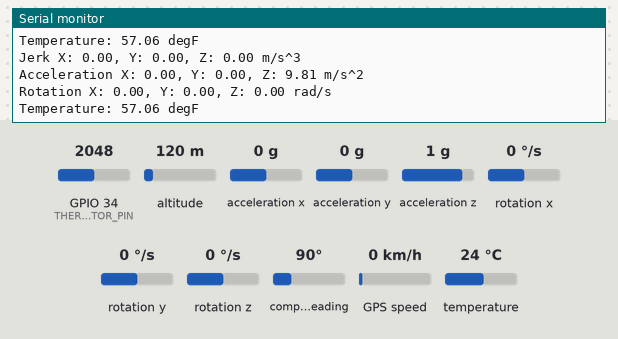
This program was run on a simulated ESP32. Shown: the last lines printed to the serial monitor. Inputs (shaded band) come from the test bench; at power-on: GPIO 34 (THERMISTOR_PIN) = 2048, altitude 120 m, acceleration x 0 g, acceleration y 0 g, acceleration z 1 g, rotation x 0 °/s, rotation y 0 °/s, rotation z 0 °/s, compass heading 90°, GPS speed 0 km/h, temperature 24 °C (analog values on the 0–4095 scale). The GPS gets a fix after 3 s at 37.7749, -122.4194 with 8 satellites; nothing arrives over Bluetooth unless stated; a phone connects over Bluetooth LE 3 s after start.

Above: at 4.4 s.
4.5 s: GPIO 34 (THERMISTOR_PIN) set to 587
At 4.58 s:
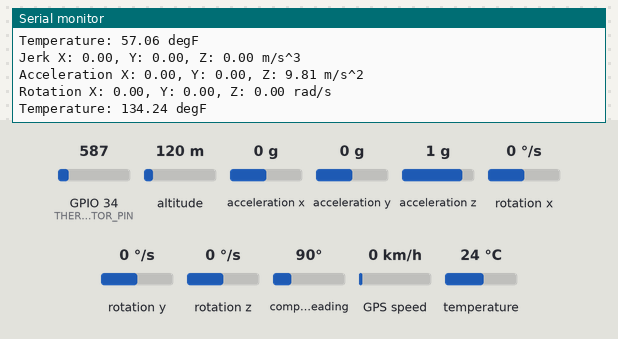
6.0 s: GPIO 34 (THERMISTOR_PIN) set to 482
At 6.14 s:
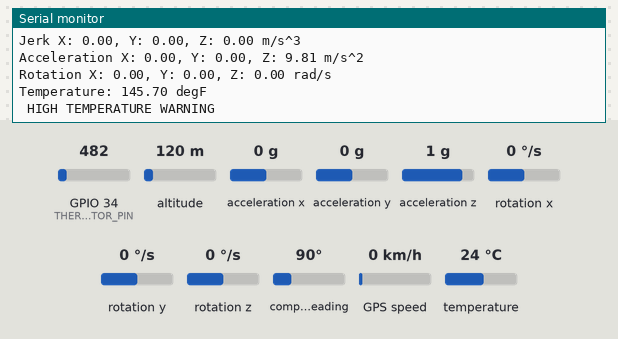
Timing chart, 0 to 9.0 s (numbered marks = the images above; inputs shaded):
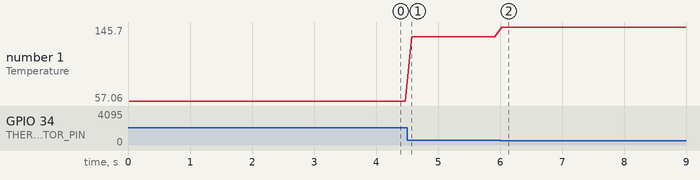

Measured:
- the behaviour switches between 532 and 531 on GPIO 34 (THERMISTOR_PIN) (found by bisection; images 1 and 2)
- after the input at 4.5 s, the serial monitor: prints a new line after 0.08 s (image 1)
- after the input at 6.0 s, the serial monitor: prints a new line at once (image 2)
- plotted number 1: 57.06 → 134.24 after the input at 4.5 s, 134.24 → 145.7 after the input at 6.0 s

The program:

main.cpp
```cpp
/* Required for Accelerometer Code*/
#include <Arduino.h>
#include <Wire.h>
#include <Adafruit_MPU6050.h>
#include <Adafruit_Sensor.h>
/* Required for BLE App Integration */
#include <BLEDevice.h>
#include <BLEServer.h>
#include <BLEUtils.h>
#include <BLE2902.h>
/* Required for GPS Integration */
#include <TinyGPSPlus.h>

// Function Prototyping
float readThermistorTempF();

/* ----- Sensor / Alert Config ----- */
#define LOOP_DELAY_MS 100
#define ALERT_FREQ_HZ 2000
#define ALERT_DURATION_MS 200

const float TICK_RATE = LOOP_DELAY_MS / 1000.0f; // Seconds per loop
const float IMPACT_THRESHOLD = 75.0f; // m/s^3
const float HIGH_TEMP_F = 140.0f;

/* ----- BLE Config ----- */
#define SERVICE_UUID "12345678-1234-5678-1234-56789abcdef0"
#define SENSOR_CHAR_UUID "12345678-1234-5678-1234-56789abcdef1"
#define IMPACT_CHAR_UUID "12345678-1234-5678-1234-56789abcdef2"

/* ----- GPS Config ----- */
#define GPS_CHAR_UUID "12345678-1234-5678-1234-56789abcdef3"
#define GPS_RX_PIN 16 // ESP32 GPIO that recieves GPS TX
#define GPS_TX_PIN 17 // ESP32 GPIO that transmits to GPS RX

BLECharacteristic* gpsChar = nullptr;
TinyGPSPlus gps;

/* ----- Thermistor ----- */
#define THERMISTOR_PIN 34
const float R_FIXED = 10000.0f;
const float R_NOMINAL = 6000.0f;
const float B_COEFFICIENT = 3950.0f;


/* ----- Globals ------ */
Adafruit_MPU6050 mpu;

bool firstReading = true;
float prevX = 0.0f, prevY = 0.0f, prevZ = 0.0f;

BLECharacteristic* sensorChar = nullptr;
BLECharacteristic* impactChar = nullptr;
bool deviceConnected = false;

class ServerCallbacks : public BLEServerCallbacks {
  void onConnect(BLEServer* server) override {
    deviceConnected = true;
    Serial.println("BLE: Client Connected");
  }
  void onDisconnect(BLEServer* server) override {
    deviceConnected = false;
    Serial.println("BLE: Client Disconnected, Re-Advertising");
    server->getAdvertising()->start();
  }
};

void setup() {
  // put your setup code here, to run once:
  Serial.begin(115200);
  while (!Serial) {
    delay(10);
  }
  Serial.println("Booting SafetyVestinator...");

  // I2C + MPU6050
  Wire.begin();
  if (!mpu.begin()) {
    Serial.println("MPU6050 not found. Check Wiring.");
    while (true) {
      delay(1000);
    }
  }
  mpu.setAccelerometerRange(MPU6050_RANGE_8_G); // Set at 8G to allow proper resolution
  mpu.setGyroRange(MPU6050_RANGE_500_DEG); // Set at 500 deg/s to allow proper rotation tracking
  mpu.setFilterBandwidth(MPU6050_BAND_21_HZ);
  Serial.println("MPU6050 Ready!");

  // BLE
  BLEDevice::init("SafetyVestinator");
  BLEServer* server = BLEDevice::createServer();
  server->setCallbacks(new ServerCallbacks());

  BLEService* service = server->createService(SERVICE_UUID);

  sensorChar = service->createCharacteristic(
    SENSOR_CHAR_UUID,
    BLECharacteristic::PROPERTY_NOTIFY);
  sensorChar->addDescriptor(new BLE2902());

  impactChar = service->createCharacteristic(
    IMPACT_CHAR_UUID,
    BLECharacteristic::PROPERTY_NOTIFY);
  impactChar->addDescriptor(new BLE2902());

  gpsChar = service->createCharacteristic(
    GPS_CHAR_UUID,
    BLECharacteristic::PROPERTY_NOTIFY);
  gpsChar->addDescriptor(new BLE2902());

  service->start();

  BLEAdvertising* advertising = server->getAdvertising();
  advertising->addServiceUUID(SERVICE_UUID);
  advertising->setScanResponse(true);
  advertising->start();
  Serial.println("BLE Advertising Started!");

  // GPS
  Serial2.begin(9600, SERIAL_8N1, GPS_RX_PIN, GPS_TX_PIN);
  Serial.println("GPS UART started");

  // Thermistor
  analogReadResolution(12);  // 12-bit ADC (0-4095)
  analogSetAttenuation(ADC_11db);  // allows reading up to ~3.3V
}

void loop() {
  sensors_event_t a, g, temp;

  // Drain any pending GPS bytes
  while (Serial2.available() > 0) {
    gps.encode(Serial2.read());
  }

  // If we have a fresh fix, push it over BLE
  if (deviceConnected && gps.location.isUpdated() && gps.location.isValid()) {
    double lat = gps.location.lat();
    double lng = gps.location.lng();

    float payload[2] = { (float)lat, (float)lng };

    gpsChar->setValue((uint8_t*)payload, sizeof(payload));
    gpsChar->notify();

    Serial.print("GPS: ");
    Serial.print(lat, 6);
    Serial.print(", ");
    Serial.println(lng, 6);
  }

  mpu.getEvent(&a, &g, &temp);

  float ax = a.acceleration.x;
  float ay = a.acceleration.y;
  float az = a.acceleration.z;

  bool impactDetected = false;
  if (!firstReading) {
    float jerkX = fabsf(ax - prevX) / TICK_RATE;
    float jerkY = fabsf(ay - prevY) / TICK_RATE;
    float jerkZ = fabsf(az - prevZ) / TICK_RATE;

    Serial.print("Jerk X: " + String(jerkX));
    Serial.print(", Y: " + String(jerkY));
    Serial.print(", Z: " + String(jerkZ));
    Serial.println(" m/s^3");

    if (jerkX > IMPACT_THRESHOLD ||
        jerkY > IMPACT_THRESHOLD ||
        jerkZ > IMPACT_THRESHOLD) {
          Serial.println(" IMPACT DETECTED ");
    }
  }

  prevX = ax;
  prevY = ay;
  prevZ = az;
  firstReading = false;

  Serial.print("Acceleration X: " + String(ax));
  Serial.print(", Y: " + String(ay));
  Serial.print(", Z: " + String (az));
  Serial.println(" m/s^2");

  Serial.print("Rotation X: " + String(g.gyro.x));
  Serial.print(", Y: " + String(g.gyro.y));
  Serial.print(", Z: " + String(g.gyro.z));
  Serial.println(" rad/s");

  float tempF = readThermistorTempF();

  Serial.print("Temperature: " + String(tempF));
  Serial.println(" degF");

  if (tempF > HIGH_TEMP_F) {
    Serial.println(" HIGH TEMPERATURE WARNING ");
  }

  // BLE Transmission
  if (deviceConnected) {
    float payload[7] = {
      ax, ay, az,
      g.gyro.x, g.gyro.y, g.gyro.z,
      tempF
    };
    sensorChar->setValue((uint8_t*)payload, sizeof(payload));
    sensorChar->notify();

    if (impactDetected) {
      uint8_t flag = 1;
      impactChar->setValue(&flag, 1);
      impactChar->notify();
    }
  }

  Serial.println("");
  delay(LOOP_DELAY_MS);
}

float readThermistorTempF(){
  int adc = analogRead(THERMISTOR_PIN);
  float resistance = R_FIXED / (4095.0f / adc - 1.0f);
  float steinhart = log(resistance / R_NOMINAL) / B_COEFFICIENT
    + 1.0f / (25.0f + 273.15f);

  float tempC = 1.0f / steinhart - 273.15f;

  return tempC * 9.0f / 5.0f + 32.0f;
}
```
